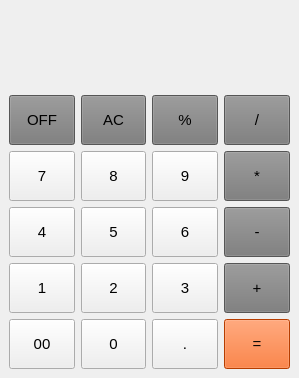
<?xml version="1.0" encoding="UTF-8"?>
<ui version="4.0">
 <class>MainWindow</class>
 <widget class="QMainWindow" name="MainWindow">
  <property name="geometry">
   <rect>
    <x>0</x>
    <y>0</y>
    <width>299</width>
    <height>378</height>
   </rect>
  </property>
  <property name="baseSize">
   <size>
    <width>300</width>
    <height>300</height>
   </size>
  </property>
  <property name="windowTitle">
   <string>MainWindow</string>
  </property>
  <widget class="QWidget" name="centralwidget">
   <layout class="QVBoxLayout" name="verticalLayout">
    <item>
     <widget class="QLabel" name="label">
      <property name="sizePolicy">
       <sizepolicy hsizetype="Preferred" vsizetype="Expanding">
        <horstretch>0</horstretch>
        <verstretch>0</verstretch>
       </sizepolicy>
      </property>
      <property name="font">
       <font>
        <pointsize>28</pointsize>
       </font>
      </property>
      <property name="text">
       <string/>
      </property>
     </widget>
    </item>
    <item>
     <layout class="QHBoxLayout" name="horizontalLayout_7">
      <item>
       <widget class="QPushButton" name="pushButton_off">
        <property name="minimumSize">
         <size>
          <width>50</width>
          <height>50</height>
         </size>
        </property>
        <property name="font">
         <font>
          <pointsize>11</pointsize>
         </font>
        </property>
        <property name="styleSheet">
         <string notr="true">background-color: rgb(121, 121, 121);</string>
        </property>
        <property name="text">
         <string>OFF</string>
        </property>
       </widget>
      </item>
      <item>
       <widget class="QPushButton" name="pushButton_AC">
        <property name="minimumSize">
         <size>
          <width>50</width>
          <height>50</height>
         </size>
        </property>
        <property name="font">
         <font>
          <pointsize>11</pointsize>
         </font>
        </property>
        <property name="styleSheet">
         <string notr="true">background-color: rgb(121, 121, 121);</string>
        </property>
        <property name="text">
         <string>AC</string>
        </property>
       </widget>
      </item>
      <item>
       <widget class="QPushButton" name="pushButton_perc">
        <property name="minimumSize">
         <size>
          <width>50</width>
          <height>50</height>
         </size>
        </property>
        <property name="font">
         <font>
          <pointsize>11</pointsize>
         </font>
        </property>
        <property name="styleSheet">
         <string notr="true">background-color: rgb(121, 121, 121);</string>
        </property>
        <property name="text">
         <string>%</string>
        </property>
       </widget>
      </item>
      <item>
       <widget class="QPushButton" name="pushButton_split">
        <property name="minimumSize">
         <size>
          <width>50</width>
          <height>50</height>
         </size>
        </property>
        <property name="font">
         <font>
          <pointsize>11</pointsize>
         </font>
        </property>
        <property name="styleSheet">
         <string notr="true">background-color: rgb(121, 121, 121);</string>
        </property>
        <property name="text">
         <string>/</string>
        </property>
       </widget>
      </item>
     </layout>
    </item>
    <item>
     <layout class="QHBoxLayout" name="horizontalLayout_6">
      <item>
       <widget class="QPushButton" name="pushButton_7">
        <property name="minimumSize">
         <size>
          <width>50</width>
          <height>50</height>
         </size>
        </property>
        <property name="font">
         <font>
          <pointsize>11</pointsize>
         </font>
        </property>
        <property name="text">
         <string>7</string>
        </property>
       </widget>
      </item>
      <item>
       <widget class="QPushButton" name="pushButton_8">
        <property name="minimumSize">
         <size>
          <width>50</width>
          <height>50</height>
         </size>
        </property>
        <property name="font">
         <font>
          <pointsize>11</pointsize>
         </font>
        </property>
        <property name="text">
         <string>8</string>
        </property>
       </widget>
      </item>
      <item>
       <widget class="QPushButton" name="pushButton_9">
        <property name="minimumSize">
         <size>
          <width>50</width>
          <height>50</height>
         </size>
        </property>
        <property name="font">
         <font>
          <pointsize>11</pointsize>
         </font>
        </property>
        <property name="text">
         <string>9</string>
        </property>
       </widget>
      </item>
      <item>
       <widget class="QPushButton" name="pushButton_multiple">
        <property name="minimumSize">
         <size>
          <width>50</width>
          <height>50</height>
         </size>
        </property>
        <property name="font">
         <font>
          <pointsize>11</pointsize>
         </font>
        </property>
        <property name="styleSheet">
         <string notr="true">background-color: rgb(121, 121, 121);</string>
        </property>
        <property name="text">
         <string>*</string>
        </property>
       </widget>
      </item>
     </layout>
    </item>
    <item>
     <layout class="QHBoxLayout" name="horizontalLayout_5">
      <item>
       <widget class="QPushButton" name="pushButton_4">
        <property name="minimumSize">
         <size>
          <width>50</width>
          <height>50</height>
         </size>
        </property>
        <property name="font">
         <font>
          <pointsize>11</pointsize>
         </font>
        </property>
        <property name="text">
         <string>4</string>
        </property>
       </widget>
      </item>
      <item>
       <widget class="QPushButton" name="pushButton_5">
        <property name="minimumSize">
         <size>
          <width>50</width>
          <height>50</height>
         </size>
        </property>
        <property name="font">
         <font>
          <pointsize>11</pointsize>
         </font>
        </property>
        <property name="text">
         <string>5</string>
        </property>
       </widget>
      </item>
      <item>
       <widget class="QPushButton" name="pushButton_6">
        <property name="minimumSize">
         <size>
          <width>50</width>
          <height>50</height>
         </size>
        </property>
        <property name="font">
         <font>
          <pointsize>11</pointsize>
         </font>
        </property>
        <property name="text">
         <string>6</string>
        </property>
       </widget>
      </item>
      <item>
       <widget class="QPushButton" name="pushButton_minus">
        <property name="minimumSize">
         <size>
          <width>50</width>
          <height>50</height>
         </size>
        </property>
        <property name="font">
         <font>
          <pointsize>11</pointsize>
         </font>
        </property>
        <property name="styleSheet">
         <string notr="true">background-color: rgb(121, 121, 121);</string>
        </property>
        <property name="text">
         <string>-</string>
        </property>
       </widget>
      </item>
     </layout>
    </item>
    <item>
     <layout class="QHBoxLayout" name="horizontalLayout_4">
      <item>
       <widget class="QPushButton" name="pushButton_1">
        <property name="minimumSize">
         <size>
          <width>50</width>
          <height>50</height>
         </size>
        </property>
        <property name="font">
         <font>
          <pointsize>11</pointsize>
         </font>
        </property>
        <property name="text">
         <string>1</string>
        </property>
       </widget>
      </item>
      <item>
       <widget class="QPushButton" name="pushButton_2">
        <property name="minimumSize">
         <size>
          <width>50</width>
          <height>50</height>
         </size>
        </property>
        <property name="font">
         <font>
          <pointsize>11</pointsize>
         </font>
        </property>
        <property name="text">
         <string>2</string>
        </property>
       </widget>
      </item>
      <item>
       <widget class="QPushButton" name="pushButton_3">
        <property name="minimumSize">
         <size>
          <width>50</width>
          <height>50</height>
         </size>
        </property>
        <property name="font">
         <font>
          <pointsize>11</pointsize>
         </font>
        </property>
        <property name="text">
         <string>3</string>
        </property>
       </widget>
      </item>
      <item>
       <widget class="QPushButton" name="pushButton_plus">
        <property name="minimumSize">
         <size>
          <width>50</width>
          <height>50</height>
         </size>
        </property>
        <property name="font">
         <font>
          <pointsize>11</pointsize>
         </font>
        </property>
        <property name="styleSheet">
         <string notr="true">background-color: rgb(121, 121, 121);</string>
        </property>
        <property name="text">
         <string>+</string>
        </property>
       </widget>
      </item>
     </layout>
    </item>
    <item>
     <layout class="QHBoxLayout" name="horizontalLayout_3">
      <item>
       <widget class="QPushButton" name="pushButton_00">
        <property name="minimumSize">
         <size>
          <width>50</width>
          <height>50</height>
         </size>
        </property>
        <property name="font">
         <font>
          <pointsize>11</pointsize>
         </font>
        </property>
        <property name="text">
         <string>00</string>
        </property>
       </widget>
      </item>
      <item>
       <widget class="QPushButton" name="pushButton_0">
        <property name="minimumSize">
         <size>
          <width>50</width>
          <height>50</height>
         </size>
        </property>
        <property name="font">
         <font>
          <pointsize>11</pointsize>
         </font>
        </property>
        <property name="text">
         <string>0</string>
        </property>
       </widget>
      </item>
      <item>
       <widget class="QPushButton" name="pushButton_point">
        <property name="minimumSize">
         <size>
          <width>50</width>
          <height>50</height>
         </size>
        </property>
        <property name="font">
         <font>
          <pointsize>11</pointsize>
         </font>
        </property>
        <property name="text">
         <string>.</string>
        </property>
       </widget>
      </item>
      <item>
       <widget class="QPushButton" name="pushButton_final">
        <property name="minimumSize">
         <size>
          <width>50</width>
          <height>50</height>
         </size>
        </property>
        <property name="font">
         <font>
          <pointsize>11</pointsize>
         </font>
        </property>
        <property name="styleSheet">
         <string notr="true">background-color: rgb(255, 85, 0);</string>
        </property>
        <property name="text">
         <string>=</string>
        </property>
       </widget>
      </item>
     </layout>
    </item>
   </layout>
  </widget>
 </widget>
 <resources/>
 <connections/>
</ui>
